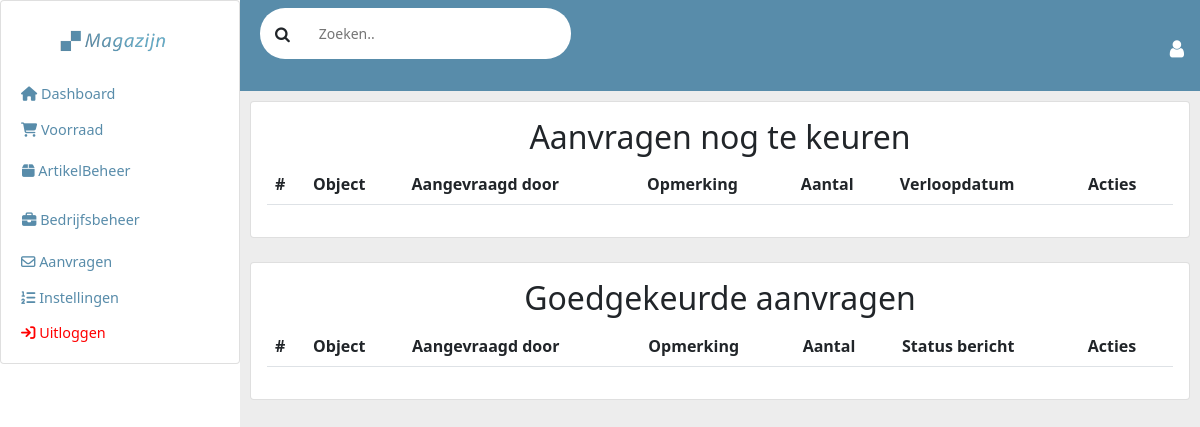
Page /aanvragen.php on the earlier database version.
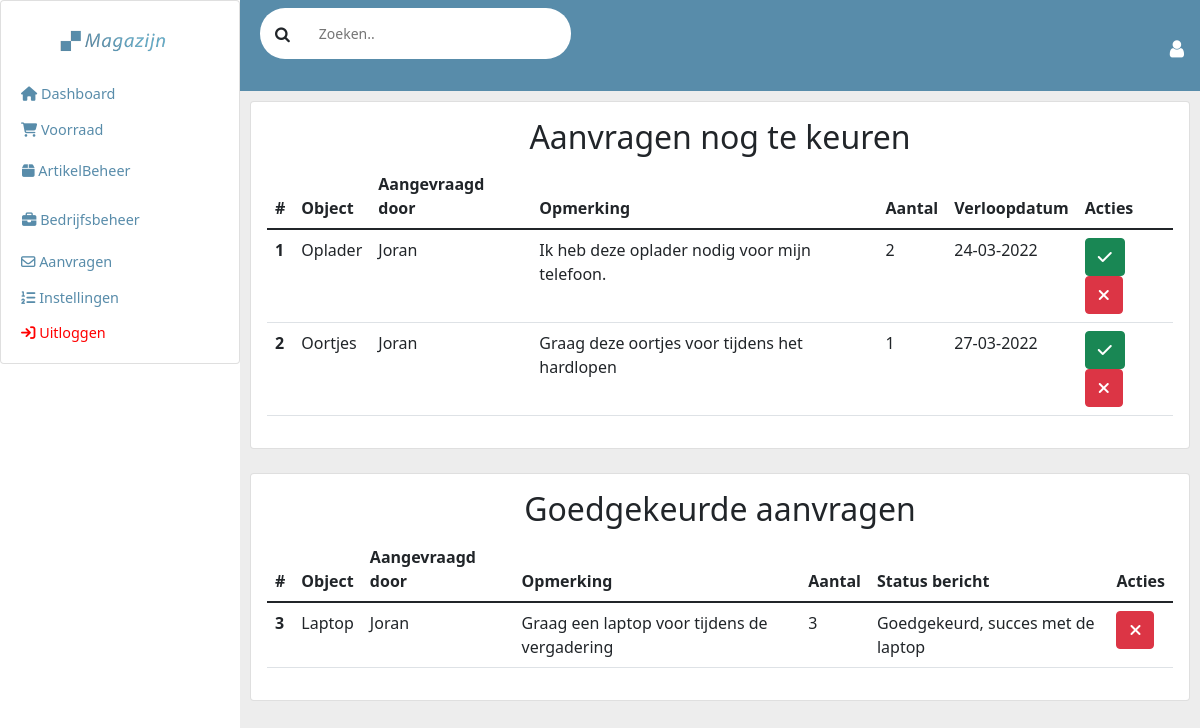
Same page on the later database version.
### tables this page shows
CREATE TABLE IF NOT EXISTS `requests` (
  `id` int(11) NOT NULL AUTO_INCREMENT,
  `useremail` varchar(255) NOT NULL,
  `itemid` int(11) NOT NULL,
  `itemname` varchar(255) NOT NULL,
  `quantity` int(11) NOT NULL,
  `description` varchar(2000) NOT NULL,
  `expirationdate` varchar(64) NOT NULL,
  `status` varchar(64) NOT NULL,
  `statusmessage` varchar(2000) NOT NULL,
  `updateremail` varchar(255) NOT NULL,
  PRIMARY KEY (`id`)
);

CREATE TABLE IF NOT EXISTS `users` (
  `idusers` int(11) NOT NULL AUTO_INCREMENT,
  `username` varchar(16) NOT NULL,
  `password` varchar(128) NOT NULL,
  `mail` varchar(64) NOT NULL,
  `permissions` int(1) NOT NULL,
  `timestamp` varchar(32) NOT NULL,
  PRIMARY KEY (`idusers`),
  UNIQUE KEY `idusers_UNIQUE` (`idusers`),
  UNIQUE KEY `username_UNIQUE` (`username`),
  UNIQUE KEY `password_UNIQUE` (`password`),
  UNIQUE KEY `mail_UNIQUE` (`mail`)
);

### aanvragen.php (the view, shortened to what this page needs)
<?php
include_once("./includes/meta.php");
include_once("./includes/sidebar.php");
include_once("./includes/header.php");
$data_1 = "";
$get_requests_query = mysqli_query($conn, "SELECT * FROM `requests` INNER JOIN users ON requests.useremail = users.mail WHERE `status`='0' ORDER BY `username` DESC LIMIT 100");
while($requests_data = mysqli_fetch_assoc($get_requests_query)){
  $data_1 .= '<tr>
        <th scope="row">' . $requests_data["id"] . '</th>
        <td>' . $requests_data["itemname"] . '</td>
        <td>' . $requests_data["username"] . '</td>
        <td>' . $requests_data["description"] . '</td>
        <td>' . $requests_data["quantity"] . '</td>
        <td>' . $requests_data["expirationdate"] . '</td>
        <td><a class="btn btn-success" href="?goedkeuren=' . $requests_data["id"] . '"><i class="fas fa-check"></i></a> <a class="btn btn-danger" href="?verwijder=' . $requests_data["id"] . '"><i class="fas fa-times"></i></a></td>
      </tr>';
}
$data_2 = "";
$get_aproved_requests_query = mysqli_query($conn, "SELECT * FROM `requests` INNER JOIN users ON requests.useremail = users.mail WHERE `status`='1' ORDER BY `username` DESC LIMIT 20");
while($requests_aproved_data = mysqli_fetch_assoc($get_aproved_requests_query)){
  $data_2 .= '<tr>
        <th scope="row">' . $requests_aproved_data["id"] . '</th>
        <td>' . $requests_aproved_data["itemname"] . '</td>
        <td>' . $requests_aproved_data["username"] . '</td>
        <td>' . $requests_aproved_data["description"] . '</td>
        <td>' . $requests_aproved_data["quantity"] . '</td>
        <td>' . $requests_aproved_data["statusmessage"] . '</td>
        <td><a class="btn btn-danger" href="?afkeuren=' . $requests_aproved_data["id"] . '"><i class="fas fa-times"></i></a></td>
      </tr>';
}
 ?>
 <div class="card">
  <div class="card-body">
    <h2 class="text-center">Aanvragen nog te keuren</h2>
    <table class="table">
  <thead>
    <tr>
      <th scope="col">#</th>
      <th scope="col">Object</th>
      <th scope="col">Aangevraagd door</th>
      <th scope="col">Opmerking</th>
      <th scope="col">Aantal</th>
      <th scope="col">Verloopdatum</th>
      <th scope="col">Acties</th>
    </tr>
  </thead>
  <tbody>
    <?= $data_1 ?>
  </tbody>
</table>
  </div>
</div>
<br>
<div class="card">
 <div class="card-body">
   <h2 class="text-center">Goedgekeurde aanvragen</h2>
   <table class="table">
 <thead>
   <tr>
     <th scope="col">#</th>
     <th scope="col">Object</th>
     <th scope="col">Aangevraagd door</th>
     <th scope="col">Opmerking</th>
     <th scope="col">Aantal</th>
     <th scope="col">Status bericht</th>
     <th scope="col">Acties</th>
   </tr>
 </thead>
 <tbody>
   <?= $data_2 ?>
 </tbody>
</table>
 </div>
</div>
 <?php include_once("./includes/footer.php"); ?>

### includes/meta.php (shortened to what this page needs)
<!doctype html>
<html lang="en">
<head>
  <link rel="stylesheet" href="https://cdnjs.cloudflare.com/ajax/libs/font-awesome/6.1.0/css/all.min.css" />
  <link href="https://cdn.jsdelivr.net/npm/bootstrap@5.1.3/dist/css/bootstrap.min.css" rel="stylesheet">
</head>

### includes/sidebar.php (shortened to what this page needs)
<div class="d-flex" id="wrapper">
<div class="border-right" id="sidebar-wrapper" style=" z-index: 5; background-color: #FFFFFF;">
  <div class="list-group list-group-flush fixed-top col" id="mobielhide">
  <nav class="sidebar card py-2 mb-4">
<ul class="nav flex-column" id="nav_accordion">
  <div class="row">
    <div class="col" style=" padding-left: 0;">
    <div style="text-align: center;"><a href="./" ><img src="./includes/logo.png" style="max-width: 12vw; min-width: 12vw; margin-top: 1rem;"></a></div>
    <br>
    <div style="padding-left: 0.5rem;">
      <div class="row spacingitem" style="margin-left: 1vw;" >
        <div class="col">
        <a href="./" class="menuitem" ><i class="fas fa-home"></i> Dashboard</a>
        </div>
      </div>
      <div class="row spacingitem" style="margin-left: 1vw;" >
        <div class="col">
        <a href="./stockread" class="menuitem" ><i class="fas fa-shopping-cart"></i> Voorraad</a>
        </div>
      </div>
      <div class="row spacingitem" style="margin-left: 1vw;" >
        <div class="col">
        <li class="nav-item has-submenu">
    		<a class="nav-link nav-edit menuitem"><i class="fas fa-box"></i> ArtikelBeheer</a>
    	</li>
        </div>
      </div>
      <div class="row spacingitem" style="margin-left: 1vw;" >
        <div class="col">
        <li class="nav-item has-submenu">
    		<a class="nav-link nav-edit menuitem"><i class="fas fa-briefcase"></i> Bedrijfsbeheer</a>
    	</li>
        </div>
      </div>
      <div class="row spacingitem" style="margin-left: 1vw;" >
        <div class="col">
        <a href="" class="menuitem" ><i class="far fa-envelope"></i> Aanvragen</a>
        </div>
      </div>
      <div class="row spacingitem" style="margin-left: 1vw;" >
        <div class="col">
        <a href="" class="menuitem" style="" ><i class="fas fa-list-ol"></i> Instellingen</a>
        </div>
      </div>
      <div class="row spacingitem" style="margin-left: 1vw;" >
        <div class="col">
        <a href="?logout" class="menuitem" style="color: red !important;" ><i class="fas fa-arrow-right-to-bracket"></i> Uitloggen</a>
        </div>
      </div>
    </div>
    </div>
  </div>
</ul>
</nav>
</div>
</div>
    <div id="page-content-wrapper" style="background-color: #EDEDED;">

### includes/header.php (shortened to what this page needs)
<link rel="stylesheet" href="https://cdnjs.cloudflare.com/ajax/libs/font-awesome/4.7.0/css/font-awesome.min.css">
<link rel="stylesheet" href="https://cdn.jsdelivr.net/npm/@fortawesome/fontawesome-free@5.15.4/css/fontawesome.min.css">
<nav class="navbar navbar-light justify-content-between" style="background-color: #588caa;">
  <form class="responsivemb"  action="" method="post" autocomplete="off" style="margin-left: 20px">
    <div class="input-group">
      <div class="input-group-text" style="background-color: #FFFFFF; border: none; border-radius: 25px 0px 0px 25px; padding: 15px;"><i class="fa fa fa-search"></i></div>
      <input placeholder="Zoeken.." style="border: none;
      /* caret-color: transparent; */
        font-size: 14px; border-radius: 0px 25px 25px 0px; padding: 15px; padding-right: 50px;" type="text" name="nav_num">
      </div>
  </form>
  <a class="navbar-brand text-white" href="profile.php"><?= $_SESSION["username"] ?> <i class="fa fa-user text-white fa-2xl"></i></a>
</nav>
<div style="margin: 10px;">

### includes/footer.php
</div>
</div>

### includes/sidebar.php (style rules this page uses)
#wrapper { overflow-x: hidden; }
#sidebar-wrapper { min-height: 100vh; margin-left: -15rem; -webkit-transition: margin .25s ease-out; -moz-transition: margin .25s ease-out; -o-transition: margin .25s ease-out; transition: margin .25s ease-out; }
#sidebar-wrapper .list-group { width: 15rem; }
#page-content-wrapper { min-width: 100vw; }
@media (min-width: 769px) { #sidebar-wrapper { margin-left: 0; } }
@media (min-width: 769px) { #page-content-wrapper { min-width: 0; width: 100%; } }
.menuitem { font-size: 1.2vw; text-decoration: none; color: #588CAA; transition: 0.3s; margin-top: 1rem; margin-bottom: 1rem; cursor: pointer; }
.nav-edit { margin-left: -15px; margin-bottom: 0px; margin-top: 0px; }
.spacingitem { margin-bottom: 0.7rem; }

Differences in the rows shown:
added requests: id "1", itemname "Oplader", users.username "Joran", description "Ik heb deze oplader nodig voor mijn telefoon.", quantity "2", expirationdate "24-03-2022", shown under "Aanvragen nog te keuren"
added requests: id "2", itemname "Oortjes", users.username "Joran", description "Graag deze oortjes voor tijdens het hardlopen", quantity "1", expirationdate "27-03-2022", shown under "Aanvragen nog te keuren"
added requests: id "3", itemname "Laptop", users.username "Joran", description "Graag een laptop voor tijdens de vergadering", quantity "3", statusmessage "Goedgekeurd, succes met de laptop", shown under "Goedgekeurde aanvragen"
